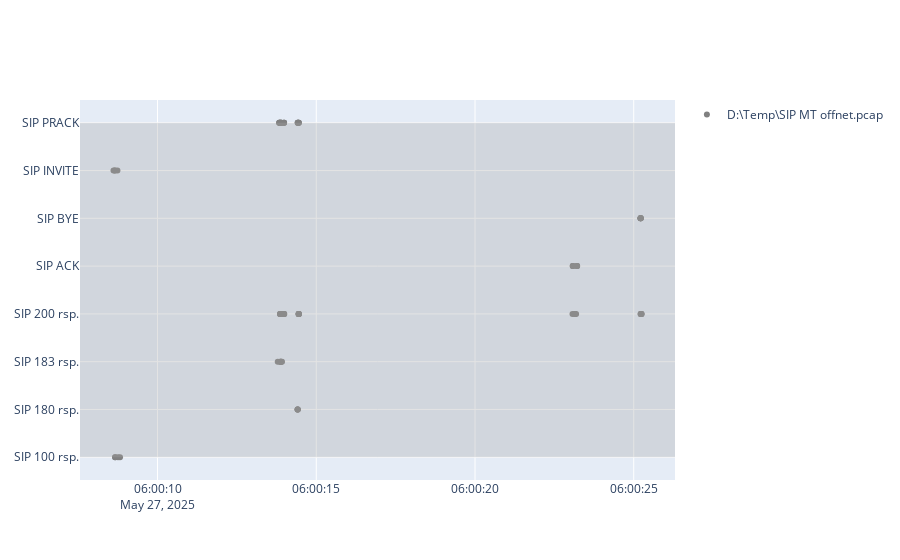

The notebook cell this image was saved under:
### Code cell
fig = go.Figure(data=plot_data)
fig.update_layout(shapes=trace_plotting.get_protocol_shapes(packets_df, y_axis='y'))
fig.show()
out_html = ''.join(wireshark_traces.split('.')[0:-1]) + '_pcap_plot.html'
fig.write_html(out_html)
